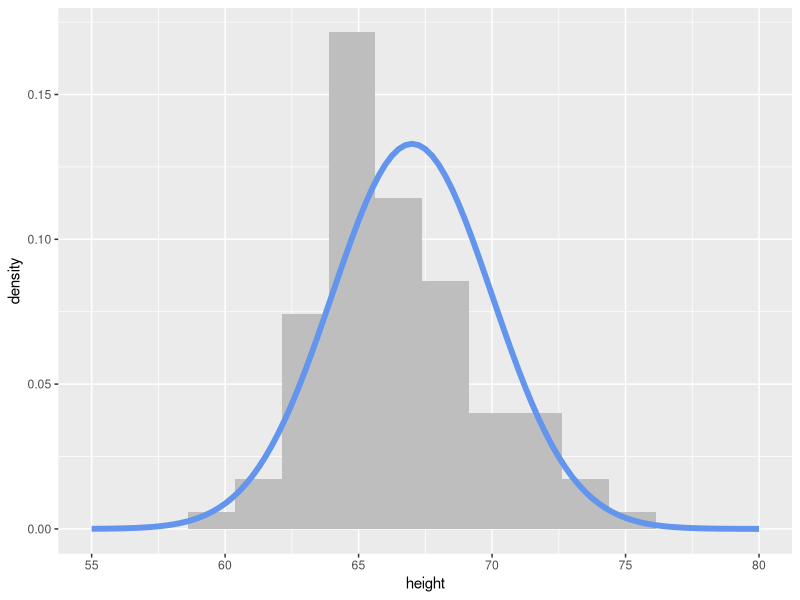

Recreate this plot in R.
## ---- chunk 1
knitr::opts_chunk$set(echo = TRUE)

library(tidyverse)
## ---- chunk 2
rnorm(1, mean = 0, sd = 1)
## ---- chunk 3
rnorm(1, mean = 0, sd = 1)
## ---- chunk 4
head(.Random.seed)
## ---- chunk 5
set.seed(1234)
rnorm(1, mean = 0, sd = 1)
## ---- chunk 6
set.seed(1234)
rnorm(1, mean = 0, sd = 1)
## ---- chunk 7
set.seed(1234)
rnorm(1, mean = 0, sd = 1)

## Calling rnorm() again without a seed "resets" the seed! 
rnorm(1, mean = 0, sd = 1)
## ---- chunk 8
#| message: false
#| warning: false

my_samples <- tibble(height = rnorm(n = 100, 
                                    mean = 67, 
                                    sd = 3)
                     )

my_samples %>%
  ggplot(aes(x = height)) +
  geom_histogram(aes(y = ..density..), 
                 binwidth = 1.75, fill = "grey") +
  stat_function(fun = ~ dnorm(., mean = 67, sd = 3), 
                col = "cornflowerblue", lwd = 2) + 
  xlim(c(55, 80))
